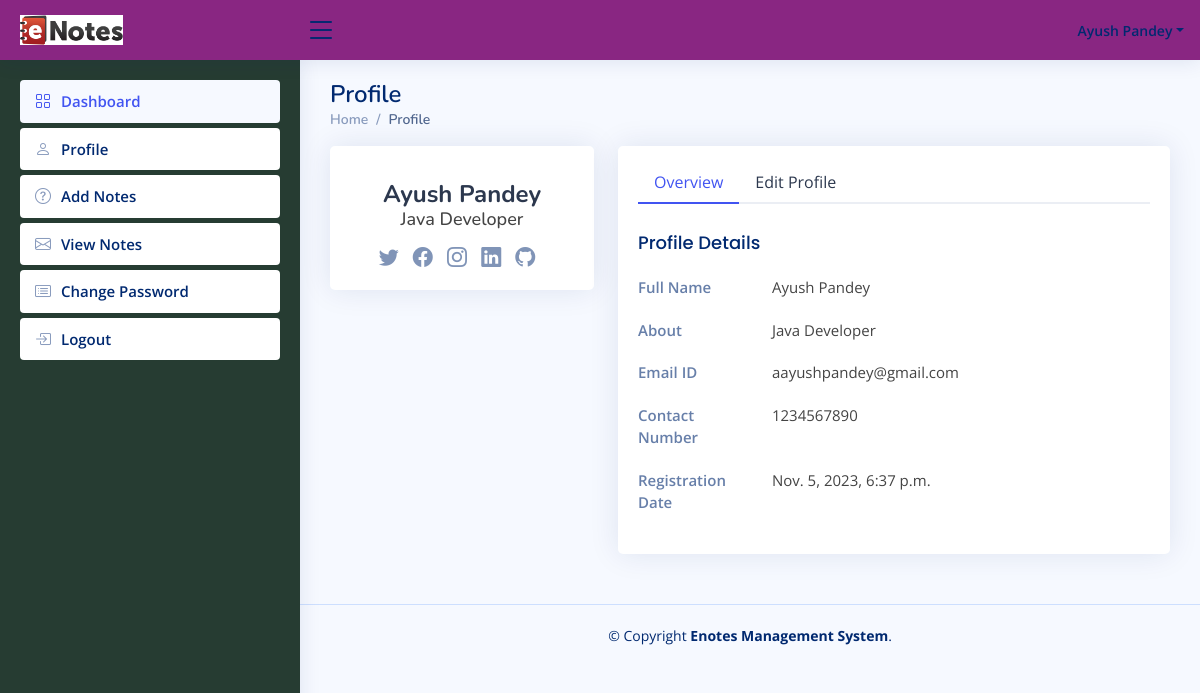
The app's page /profile (signed in) with its own data.
### enotes/models.py (models this page shows, shortened)
class Signup(models.Model):
    user = models.ForeignKey(User, on_delete=models.CASCADE)
    ContactNo = models.CharField(max_length=10, null=True)
    About = models.CharField(max_length=450, null=True)
    Role = models.CharField(max_length=150, null=True)
    RegDate = models.DateTimeField(auto_now_add=True)

### enotes/views.py (the view, shortened to what this page needs)
# urls.py: path('profile', profile, name='profile'),
def profile(request):
    if not request.user.is_authenticated:
        return redirect('user_login')
    user = User.objects.get(id=request.user.id)
    signup = Signup.objects.get(user=user)
    return render(request, 'profile.html', locals())

### enotes/templates/profile.html (shortened to what this page needs)
{% extends 'usernavbar.html' %}
{% block main %}
<div class="pagetitle">
    <h1>Profile</h1>
    <nav>
        <ol class="breadcrumb">
            <li class="breadcrumb-item"><a href="/dashboard">Home</a></li>
            <li class="breadcrumb-item active">Profile</li>
        </ol>
    </nav>
</div>
<section class="section profile">
    <div class="row">
        <div class="col-xl-4">
            <div class="card">
                <div class="card-body profile-card pt-4 d-flex flex-column align-items-center">
                    <h2>{{user.first_name}} {{user.last_name}}</h2>
                    <h3>{{signup.About}}</h3>
                    <div class="social-links mt-2">
                        <a href="https://twitter.com/sharma_bit95834" class="twitter"><i class="bi bi-twitter"></i></a>
                        <a href="https://www.facebook.com/" class="facebook"><i class="bi bi-facebook"></i></a>
                        <a href="https://www.instagram.com/?hl=en" class="instagram"><i class="bi bi-instagram"></i></a>
                        <a href="www.linkedin.com/in/bittu-kumar-54ab13254" class="linkedin"><i class="bi bi-linkedin"></i></a>
                        <a href="https://github.com/bittush8789" class="linkedin"><i class="bi bi-github"></i></a>
                    </div>
                </div>
            </div>
        </div>
        <div class="col-xl-8">
            <div class="card">
                <div class="card-body pt-3">
                    <ul class="nav nav-tabs nav-tabs-bordered">
                        <li class="nav-item">
                            <button class="nav-link active" data-bs-toggle="tab" data-bs-target="#profile-overview">
                                Overview
                            </button>
                        </li>
                        <li class="nav-item">
                            <button class="nav-link" data-bs-toggle="tab" data-bs-target="#profile-edit">Edit Profile
                            </button>
                        </li>
                    </ul>
                    <div class="tab-content pt-2">
                        <div class="tab-pane fade show active profile-overview" id="profile-overview">
                            <h5 class="card-title">Profile Details</h5>
                            <div class="row">
                                <div class="col-lg-3 col-md-4 label ">Full Name</div>
                                <div class="col-lg-9 col-md-8">{{user.first_name}} {{user.last_name}}</div>
                            </div>
                            <div class="row">
                                <div class="col-lg-3 col-md-4 label ">About</div>
                                <div class="col-lg-9 col-md-8">{{signup.About}}</div>
                            </div>
                            <div class="row">
                                <div class="col-lg-3 col-md-4 label">Email ID</div>
                                <div class="col-lg-9 col-md-8">{{user.username}}</div>
                            </div>
                            <div class="row">
                                <div class="col-lg-3 col-md-4 label">Contact Number</div>
                                <div class="col-lg-9 col-md-8">{{signup.ContactNo}}</div>
                            </div>
                            <div class="row">
                                <div class="col-lg-3 col-md-4 label">Registration Date</div>
                                <div class="col-lg-9 col-md-8">{{signup.RegDate}}</div>
                            </div>
                        </div>
                    </div>
                </div>
            </div>
        </div>
    </div>
</section>
{% endblock %}

### enotes/templates/usernavbar.html (shortened to what this page needs)
{% load static %}
<html lang="en">
<head>
  <link href="{% static 'assets/vendor/bootstrap/css/bootstrap.min.css' %}" rel="stylesheet">
  <link href="{% static 'assets/vendor/bootstrap-icons/bootstrap-icons.css' %}" rel="stylesheet">
  <link href="{% static 'assets/vendor/boxicons/css/boxicons.min.css' %}" rel="stylesheet">
  <link href="{% static 'assets/vendor/quill/quill.snow.css' %}" rel="stylesheet">
  <link href="{% static 'assets/vendor/quill/quill.bubble.css' %}" rel="stylesheet">
  <link href="{% static 'assets/vendor/remixicon/remixicon.css' %}" rel="stylesheet">
  <link href="{% static 'assets/vendor/simple-datatables/style.css' %}" rel="stylesheet">
  <link href="{% static 'assets/css/style.css' %}" rel="stylesheet">
</head>
<body>
  <header id="header" class="header fixed-top d-flex align-items-center">
    <div class="d-flex align-items-center justify-content-between">
      <a href="index.html" class="logo d-flex align-items-center">
        <img src="{% static 'images/enotes.jpg' %}" alt="">
      </a>
      <i class="bi bi-list toggle-sidebar-btn"></i>
    </div>
    <nav class="header-nav ms-auto">
      <ul class="d-flex align-items-center">
        <li class="nav-item dropdown pe-3">
          <a class="nav-link nav-profile d-flex align-items-center pe-0" href="#" data-bs-toggle="dropdown">
            <span class="d-none d-md-block dropdown-toggle ps-2">{{request.user.first_name}} {{request.user.last_name}}</span>
          </a>
        </li>
      </ul>
    </nav>
  </header>
  <aside id="sidebar" class="sidebar">
    <ul class="sidebar-nav" id="sidebar-nav">
      <li class="nav-item">
        <a class="nav-link" href="/dashboard">
          <i class="bi bi-grid"></i>
          <span>Dashboard</span>
        </a>
      </li>
      <li class="nav-item">
        <a class="nav-link collapsed" href="/profile">
          <i class="bi bi-person"></i>
          <span>Profile</span>
        </a>
      </li>
      <li class="nav-item">
        <a class="nav-link collapsed" href="/addNotes">
          <i class="bi bi-question-circle"></i>
          <span>Add Notes</span>
        </a>
      </li>
      <li class="nav-item">
        <a class="nav-link collapsed" href="/viewNotes">
          <i class="bi bi-envelope"></i>
          <span>View Notes</span>
        </a>
      </li>
      <li class="nav-item">
        <a class="nav-link collapsed" href="/changePassword">
          <i class="bi bi-card-list"></i>
          <span>Change Password</span>
        </a>
      </li>
      <li class="nav-item">
        <a class="nav-link collapsed" href="/logout">
          <i class="bi bi-box-arrow-in-right"></i>
          <span>Logout</span>
        </a>
      </li>
    </ul>
  </aside>
  <main id="main" class="main">
    <section class="section dashboard">
      {% block main %}
      {% endblock %}
    </section>
  </main>
  <footer id="footer" class="footer">
    <div class="copyright">
      &copy; Copyright <strong><span>Enotes Management System</span></strong>.
    </div>
  </footer>
</body>
</html>

### enotes/static/assets/css/style.css (style rules this page uses)
:root { scroll-behavior: smooth; }
body { font-family: "Open Sans", sans-serif; background: #f6f9ff; color: #444444; }
a { color: #4154f1; text-decoration: none; }
h1, h2, h3, h4, h5, h6 { font-family: "Nunito", sans-serif; }
#main { margin-top: 60px; padding: 20px 30px; transition: all 0.3s; }
.pagetitle { margin-bottom: 10px; }
.pagetitle h1 { font-size: 24px; margin-bottom: 0; font-weight: 600; color: #012970; }
.card { margin-bottom: 30px; border: none; border-radius: 5px; box-shadow: 0px 0 30px rgba(1, 41, 112, 0.1); }
.card-title { padding: 20px 0 15px 0; font-size: 18px; font-weight: 500; color: #012970; font-family: "Poppins", sans-serif; }
.card-body { padding: 0 20px 20px 20px; }
.breadcrumb { font-size: 14px; font-family: "Nunito", sans-serif; color: #899bbd; font-weight: 600; }
.breadcrumb a { color: #899bbd; transition: 0.3s; }
.breadcrumb .breadcrumb-item::before { color: #899bbd; }
.breadcrumb .active { color: #51678f; font-weight: 600; }
.nav-tabs-bordered { border-bottom: 2px solid #ebeef4; }
.nav-tabs-bordered .nav-link { margin-bottom: -2px; border: none; color: #2c384e; }
.nav-tabs-bordered .nav-link.active { background-color: #fff; color: #4154f1; border-bottom: 2px solid #4154f1; }
.logo { line-height: 1; }
@media (min-width: 1200px) { .logo { width: 280px; } }
.logo img { max-height: 30px; margin-right: 6px; }
.header { transition: all 0.5s; z-index: 997; height: 60px; box-shadow: 0px 2px 20px rgba(1, 41, 112, 0.1); background-color: #892682; padding-left: 20px; }
.header .toggle-sidebar-btn { font-size: 32px; padding-left: 5px; cursor: pointer; color: #012970; }
.header-nav ul { list-style: none; }
.header-nav > ul { margin: 0; padding: 0; }
.header-nav .nav-profile { color: #012970; }
.header-nav .nav-profile span { font-size: 14px; font-weight: 600; }
.sidebar { position: fixed; top: 60px; left: 0; bottom: 0; width: 300px; z-index: 996; transition: all 0.3s; padding: 20px; overflow-y: auto; scrollbar-width: thin; scrollbar-color: #aab7cf transparent; box-shadow: 0px 0px 20px rgba(1, 41, 112, 0.1); background-color: #263c32; }
@media (min-width: 1200px) { #main, #footer { margin-left: 300px; } }
.sidebar-nav { padding: 0; margin: 0; list-style: none; }
.sidebar-nav li { padding: 0; margin: 0; list-style: none; }
.sidebar-nav .nav-item { margin-bottom: 5px; }
.sidebar-nav .nav-link { display: flex; align-items: center; font-size: 15px; font-weight: 600; color: #4154f1; transition: 0.3; background: #f6f9ff; padding: 10px 15px; border-radius: 4px; }
.sidebar-nav .nav-link i { font-size: 16px; margin-right: 10px; color: #4154f1; }
.sidebar-nav .nav-link.collapsed { color: #012970; background: #fff; }
.sidebar-nav .nav-link.collapsed i { color: #899bbd; }
.profile .profile-card h2 { font-size: 24px; font-weight: 700; color: #2c384e; margin: 10px 0 0 0; }
.profile .profile-card h3 { font-size: 18px; }
.profile .profile-card .social-links a { font-size: 20px; display: inline-block; color: rgba(1, 41, 112, 0.5); line-height: 0; margin-right: 10px; transition: 0.3s; }
.profile .profile-overview .row { margin-bottom: 20px; font-size: 15px; }
.profile .profile-overview .card-title { color: #012970; }
.profile .profile-overview .label { font-weight: 600; color: rgba(1, 41, 112, 0.6); }
.footer { padding: 20px 0; font-size: 14px; transition: all 0.3s; border-top: 1px solid #cddfff; }
.footer .copyright { text-align: center; color: #012970; }

### records on screen
Signup: About "Java Developer", ContactNo "1234567890", RegDate "Nov. 5, 2023, 6:37 p.m."

### other values on screen
{{ request.user.first_name }} "Ayush"
{{ request.user.last_name }} "Pandey"
{{ user.first_name }} "Ayush"
{{ user.last_name }} "Pandey"
{{ user.username }} "aayushpandey@gmail.com"
